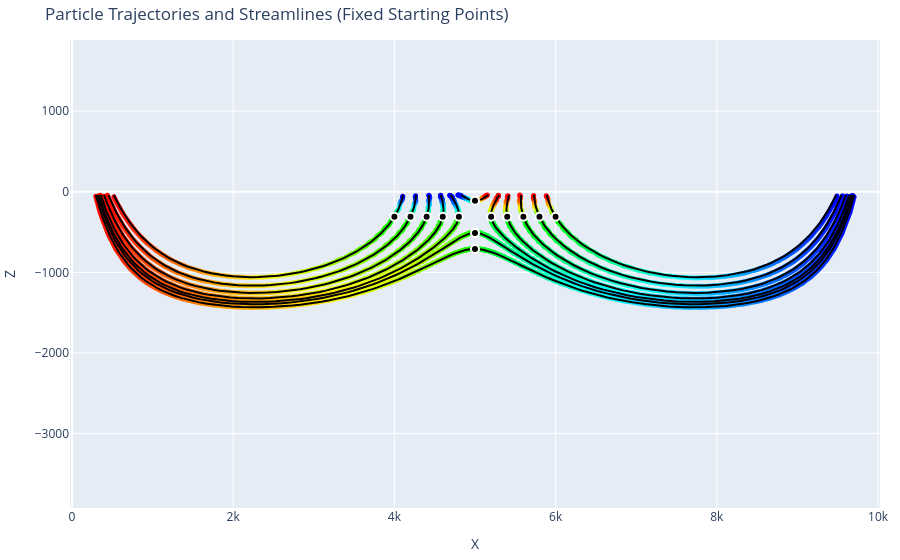

The code cell stored with this chart in its notebook:
### Code cell
#Step 6-2:Generate particles trajectories across specified points, accompanied by streamlines under average field. 
#Particles are released from t=0.25P
import numpy as np
import os
import pandas as pd
from numba import jit, prange
import plotly.graph_objects as go

# Parameter settings (ensure these are already defined)
params = {
    'p': 3, 'q': 3, 'HRx': 6, 'HLx': 3, 'D': -2000, 'a': 2/3, 'b': 1/3,
    'LX': 10000, 'LY': 10000, 'TauD': 4e-4
}

# Extract parameters
p, q, HRx, HLx, D, a, b, TauD = [params[k] for k in ('p', 'q', 'HRx', 'HLx', 'D', 'a', 'b', 'TauD')]
LX, LY = params['LX'], params['LY']

# Precompute mesh grid and cosine values
mesh_x, mesh_z = 101, 101
x_range = np.linspace(0, LX, mesh_x)
z_range = np.linspace(D, 0, mesh_z)
b1 = np.cos(np.pi * x_range / LX)
b2 = np.cos(p * np.pi * x_range / LX)

# Precompute cosh values for efficiency
c1 = np.cosh(np.pi * D / LX)
c2 = np.cosh(p * np.pi * D / LX)

@jit(nopython=True, parallel=True)
def compute_J(e1, e2):
    """Calculate the J matrix and related variables in 2D (x, z) space."""
    J = np.zeros((mesh_x, mesh_z))
    for i in prange(mesh_x):
        for k in prange(mesh_z):
            hA = HRx - HRx * b1[i] * np.cosh(np.pi * (z_range[k] - D) / LX) / c1
            hB = HLx - HLx * b2[i] * np.cosh(p * np.pi * (z_range[k] - D) / LX) / c2
            g1, g2 = 0.0, 0.0
            for n in range(1, 1000):  
                k1, an = (-1) ** (n - 1), (2 * n - 1) * np.pi / 2
                b0 = np.cos(an * (z_range[k] - D) / D)
                f1 = D * (k1 * an * b0 * (1 / an**2 + (an**2 * e1 + 2 * np.pi * TauD * e2) / (an**4 + 4 * np.pi**2 * TauD**2)))
                g1 += f1
                k2, d1 = (-1) ** n, an**2 + (p * np.pi * D / LX)**2
                f2 = D * (k2 * an * b0 * (1 / d1 + (d1 * e1 + 2 * np.pi * TauD * e2) / (d1**2 + 4 * np.pi**2 * TauD**2)))
                g2 += f2               
            hC = HLx * g1 / D + HLx * b2[i] * g2 / D
            J[i, k] = hA + a * hB + b * hC
    return J

def calculate_fields(tp):
    e1 = np.cos(2 * np.pi * tp)
    e2 = np.sin(2 * np.pi * tp)
    J = compute_J(e1, e2)
    dx, dz = x_range[1] - x_range[0], z_range[1] - z_range[0]
    grad_x, grad_z = np.gradient(J, dx, dz)
    vx, vz = -100000 * grad_x, -100000 * grad_z
    H = J  # Hydraulic head (H) is equivalent to J
    return H, vx, vz  # Removed UU from the return statement

# Function to get velocity components at a specific point (x, z) without recalculating the entire field each time
def get_velocity_components(vx, vz, x, z):
    """Retrieve the velocity components at a specific point (x, z)."""
    ix = np.abs(x_range - x).argmin()
    iz = np.abs(z_range - z).argmin()
    return vx[ix, iz], vz[ix, iz]

def track_particles(tracking_points, tp_start, tp_end, step_size, x_range=(0, 10000), z_range=(-2000, -40)):
    positions = []
    # Precompute the velocity fields for all time points once and store them in a dictionary
    if step_size > 0:
        time_points = np.round(np.arange(tp_start, tp_end + step_size, step_size), decimals=2)
    else:
        time_points = np.round(np.arange(tp_start, tp_end - step_size, step_size), decimals=2)  # For backward tracking

    velocity_fields = {tp: calculate_fields(tp)[1:] for tp in time_points}
    
    for x_start, z_start in tracking_points:
        x, z = x_start, z_start
        traj = [(x, z, tp_start)]
        
        if step_size > 0:
            iter_time_points = time_points[time_points > tp_start]
        else:
            iter_time_points = time_points[time_points < tp_start]  # For backward tracking
        
        for tp in iter_time_points:
            try:
                vx, vz = velocity_fields[tp]
            except KeyError as e:
                print(f"KeyError encountered: {e}. Available keys: {list(velocity_fields.keys())}")
                raise
            vx_at_point, vz_at_point = get_velocity_components(vx, vz, x, z)
            x_new, z_new = x + vx_at_point * step_size, z + vz_at_point * step_size
            
            if not (x_range[0] <= x_new <= x_range[1] and z_range[0] <= z_new <= z_range[1]):
                break
            
            traj.append((x_new, z_new, tp))
            x, z = x_new, z_new
        
        positions.append(np.array(traj))
    
    return positions

# Set initial particle position and time parameters
tp_start, tp_end, step_size = 0.25, 50, 0.1
tp_back_start, tp_back_end, step_back_size = 0.25, -50, -0.1

# Define the fixed tracking points
tracking_points = [
    (4000, -310), (4200, -310),(4400, -310),(4600, -310),(4800, -310),
    (5200, -310), (5400, -310),(5600, -310),(5800, -310),(6000, -310),
    (5000, -510), (5000, -710),(5000, -110)]

# Track particles for the specified tracking points using the optimized function
all_trajectories = track_particles(tracking_points, tp_start, tp_end, step_size)
all_backward_trajectories = track_particles(tracking_points, tp_back_start, tp_back_end, step_back_size)
    
# Function to load tracked streamlines from CSV
def load_tracked_streamlines(csv_filename):
    df = pd.read_csv(csv_filename)
    streamlines = []
    for streamline_id in df['streamline_id'].unique():
        streamline_data = df[df['streamline_id'] == streamline_id][['x', 'z']].values
        streamlines.append(streamline_data)
    return streamlines

# Load tracked streamlines from CSV
current_working_dir = os.getcwd()
result_folder = os.path.join(current_working_dir, 'results')
csv_filename = os.path.join(result_folder, 'tracked_streamlines.csv')
streamlines = load_tracked_streamlines(csv_filename)

# Plotting setup
fig = go.Figure()

# Color scales for forward and backward trajectories
colorscale_forward = [[0, 'rgba(0, 255, 0, 1)'], [0.5, 'rgba(255, 255, 0, 0.5)'], [1, 'rgba(255, 0, 0, 1)']]
colorscale_backward = [[0, 'rgba(0, 0, 255, 1)'], [0.5, 'rgba(0, 255, 255, 0.5)'], [1, 'rgba(0, 255, 0, 1)']]

# Add traces for forward and backward trajectories
for traj, colorscale in zip([all_trajectories, all_backward_trajectories], [colorscale_forward, colorscale_backward]):
    for path in traj:
        fig.add_trace(go.Scatter(
            x=path[:, 0], 
            y=path[:, 1], 
            mode='lines+markers',
            marker=dict(size=5, color=path[:, 2], colorscale=colorscale, showscale=False),
            name='Forward' if traj is all_trajectories else 'Backward'
        ))

# Plot tracked streamlines
for streamline in streamlines:
    fig.add_trace(go.Scatter(
        x=streamline[:, 0], 
        y=streamline[:, 1], 
        mode='lines', 
        line=dict(width=2, color='black'),
        name='Streamline'
    ))

# Add starting points as black filled circles
start_points_x = [point[0] for point in tracking_points]
start_points_z = [point[1] for point in tracking_points]

fig.add_trace(go.Scatter(
    x=start_points_x,
    y=start_points_z,
    mode='markers',
    marker=dict(size=8, color='black', symbol='circle', line=dict(width=2, color='white')),
    name='Starting Points'
))

# Update layout
fig.update_layout(
    title="Particle Trajectories and Streamlines (Fixed Starting Points)",
    xaxis_title='X',
    yaxis_title='Z',
    margin=dict(r=10, l=10, b=10, t=40),
    xaxis=dict(range=[0, 10000]),
    yaxis=dict(range=[-2000, -40], scaleanchor="x", scaleratio=1),
    showlegend=False
)

# Custom color bar for both forward and backward trajectories
fig.update_coloraxes(
    colorscale=[[0, '#0000FF'], [0.5, '#00FF00'], [1, '#FF0000']],
    cmin=-50,
    cmax=50,
    colorbar=dict(
        title='Time (tp)',
        tickvals=[-50, -25, 0, 25, 50],
        ticktext=['-50', '-25', '0', '25', '50']
    )
)

# Show the plot
fig.show()

# Save the plot as an HTML file
html_filename = os.path.join(result_folder, 'basin_scale_particle_trajectories_with_streamlines_taud_4e-4_0.25P.html')
fig.write_html(html_filename)

# Optionally, save the trajectory to a CSV file
#csv_filename = os.path.join(result_folder, 'basin_scale_particle_trajectories_with_streamlines_taud_4e-4_0.25P.csv')
#np.savetxt(csv_filename, np.vstack([traj.reshape(-1, 3) for traj in all_trajectories + all_backward_trajectories]), delimiter=',', header='x,z,tp', comments='')

print(f"Particle trajectories and streamlines for fixed starting points have been calculated and saved to {html_filename} and {csv_filename}.")
